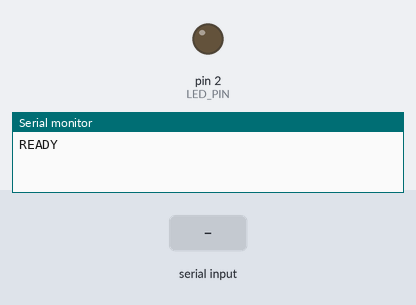
Recording of a sketch running on a simulated Arduino Uno, built with avr-gcc and run on an emulated ATmega328P. Parts: output pins drawn as LEDs (lit = HIGH), the last lines printed to the serial monitor. Inputs (shaded band) come from the test bench.

Above: at 1.5 s.
1.6 s: "LED 1\n" received over Serial
At 2.8 s:
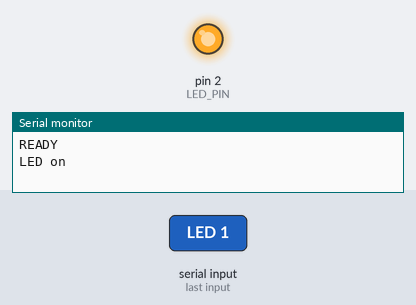
3.1 s: "LED 0\n" received over Serial
At 4.2 s:
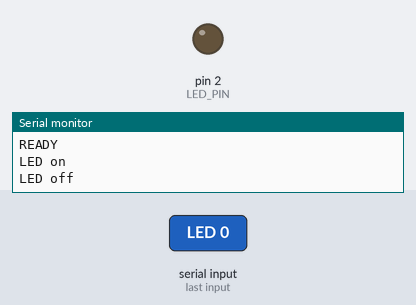
4.6 s: "LED 150\n" received over Serial
At 5.3 s:
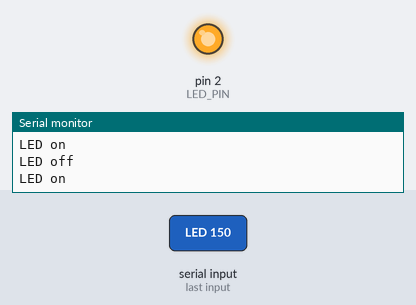
6.1 s: "LED\n" received over Serial
At 6.4 s:
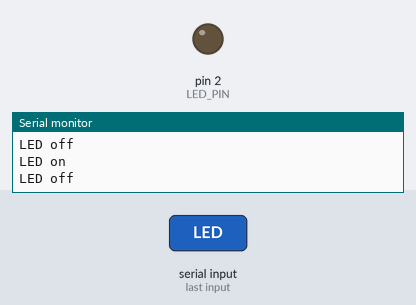
Timing chart, 0 to 8.6 s (numbered marks = the images above; inputs shaded):
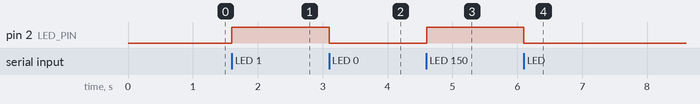

The sketch:

Power_LED_100_to_0.ino
```cpp
/*
  Simple Serial LED Control
  Commands (newline \n):
  - LED 1        -> LED ON
  - LED 0        -> LED OFF
  - POWER 0..100 -> brightness 0..100 (mapped to PWM 0..255)
  - PING         -> reply "PONG"
*/

const int LED_PIN = 2;       // pin PWM (UNO: 3,5,6,9,10,11)
bool ledState = false;

String line;

void setup() {
  pinMode(LED_PIN, OUTPUT);
  Serial.begin(115200);
  delay(300);
  Serial.println("READY");
}

void setPower(int p) {
  p = constrain(p, 0, 100);
  int pwm = map(p, 0, 100, 0, 255);
  analogWrite(LED_PIN, pwm);
  Serial.print("LED Power ");
  Serial.println(p);
}

void setLED(int on) {
  ledState = (on != 0);
  if (!ledState) {
    analogWrite(LED_PIN, 0);
    Serial.println("LED off");
  } else {
    analogWrite(LED_PIN, 255);
    Serial.println("LED on");
  }
}

void loop() {
  while (Serial.available()) {
    char c = (char)Serial.read();
    if (c == '\r') continue;
    if (c == '\n') {
      line.trim();

      if (line.equalsIgnoreCase("PING")) {
        Serial.println("PONG");
      }
      else if (line.startsWith("LED")) {
        // format: "LED 1" atau "LED 0"
        int sp = line.indexOf(' ');
        int val = (sp > 0) ? line.substring(sp + 1).toInt() : 0;
        setLED(val);
      }
      else if (line.startsWith("POWER")) {
        // format: "POWER 0..100"
        int sp = line.indexOf(' ');
        int val = (sp > 0) ? line.substring(sp + 1).toInt() : 0;
        setPower(val);
      }
      else {
        Serial.print("ERR Unknown: ");
        Serial.println(line);
      }

      line = "";
    } else {
      line += c;
      if (line.length() > 80) line = ""; // prevent overflow
    }
  }
}
```

Measured:
- after the input at 1.6 s, pin 2 (LED_PIN): LOW → HIGH at once
- after the input at 3.1 s, pin 2 (LED_PIN): HIGH → LOW at once
- after the input at 4.6 s, pin 2 (LED_PIN): LOW → HIGH at once
- after the input at 6.1 s, pin 2 (LED_PIN): HIGH → LOW at once
